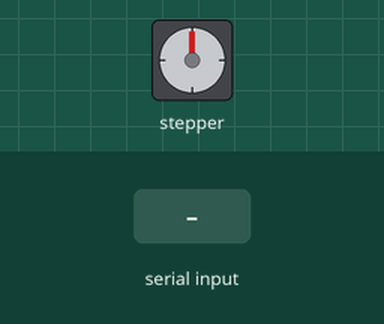
This sketch was run on a simulated Arduino Uno, built with avr-gcc and run on an emulated ATmega328P. Parts: stepper motor. The test bench sets the inputs (shaded band). Stepper angles assume 2048 steps per turn; what the sketch prints to the serial monitor is not drawn.

Above: at 1.3 s.
1.4 s: "G;45\n" received over Serial
2.9 s: ")\n" received over Serial
4.4 s: "90;45;200\n" received over Serial
Timing chart, 0 to 7.4 s (numbered marks = the images above; inputs shaded):
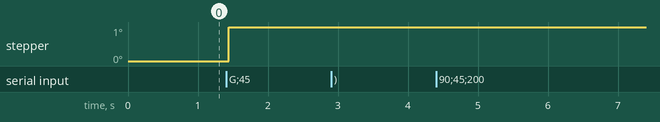

Measured:
- after the input at 2.9 s, every drawn part: stays the same
- after the input at 4.4 s, every drawn part: stays the same

The sketch:

finalcode22222.ino
```cpp
#include <Stepper.h>

#define LINE_BUFFER_LENGTH 512
/// final
// Initialize steppers for X-, Y-, and Z-axis using ULN2003 driver
const int stepsPerRevolution = 2048; // 28BYJ-48 stepper: 2048 steps/rev in full-step mode

// Define pins for ULN2003 drivers (4 pins per motor)
const int motorPinX1 = 2;  // IN1 on ULN2003 for X
const int motorPinX2 = 3;  // IN2
const int motorPinX3 = 4; // IN3
const int motorPinX4 = 5; // IN4
const int motorPinY1 = 6;  // IN1 on ULN2003 for Y
const int motorPinY2 = 7;  // IN2
const int motorPinY3 = 8;  // IN3
const int motorPinY4 = 9;  // IN4
const int motorPinZ1 = 10;  // IN1 on ULN2003 for Z
const int motorPinZ2 = 11;  // IN2
const int motorPinZ3 = 12; // IN3
const int motorPinZ4 = 13; // IN4

// Initialize Stepper objects
Stepper myStepperX(stepsPerRevolution, motorPinX1, motorPinX3, motorPinX2, motorPinX4); // Note: pin order for proper sequence
Stepper myStepperY(stepsPerRevolution, motorPinY1, motorPinY3, motorPinY2, motorPinY4);
Stepper myStepperZ(stepsPerRevolution, motorPinZ1, motorPinZ3, motorPinZ2, motorPinZ4);

/* Structures, global variables */
struct point {
  float x;
  float y;
  float z;
};

struct point actuatorPos;

// Drawing settings
float StepInc = 1;
int StepDelay = 5; // Delay for ULN2003 stability (ms)
int LineDelay = 10; // Delay after each line move

// Motor steps to go 1 millimeter (calibrate based on mechanics)
float StepsPerMillimeterX = 100.0; // Example: adjust for belt/lead screw
float StepsPerMillimeterY = 100.0;
float StepsPerMillimeterZ = 100.0; // Example: 2048 steps/2mm pitch = 1024 steps/mm

// Drawing robot limits, in mm
float Xmin = 0;
float Xmax = 280;
float Ymin = 0;
float Ymax = 280;
float Zmin = -10; // E.g., pen down
float Zmax = 50; // E.g., pen up

float Xpos = Xmin;
float Ypos = Ymin;
float Zpos = Zmin;

// Set to true to get debug output
boolean verbose = true;

void setup() {
  Serial.begin(9600);

  // Set speed for ULN2003-driven 28BYJ-48 steppers (max ~15 RPM for stability)
  myStepperX.setSpeed(15); // RPM, adjust if needed
  myStepperY.setSpeed(15);
  myStepperZ.setSpeed(15);

  Serial.println("Mini CNC Plotter - ULN2003 with Stepper Library (28BYJ-48)");
  Serial.print("X range is from ");
  Serial.print(Xmin);
  Serial.print(" to ");
  Serial.print(Xmax);
  Serial.println(" mm.");
  Serial.print("Y range is from ");
  Serial.print(Ymin);
  Serial.print(" to ");
  Serial.print(Ymax);
  Serial.println(" mm.");
  Serial.print("Z range is from ");
  Serial.print(Zmin);
  Serial.print(" to ");
  Serial.print(Zmax);
  Serial.println(" mm.");
  Serial.println("Steps per revolution: 2048 (full-step mode)");
}

void loop() {
  delay(100);
  char line[LINE_BUFFER_LENGTH];
  char c;
  int lineIndex = 0;
  bool lineIsComment = false, lineSemiColon = false;

  while (1) {
    while (Serial.available() > 0) {
      c = Serial.read();
      if ((c == '\n') || (c == '\r')) {
        if (lineIndex > 0) {
          line[lineIndex] = '\0';
          if (verbose) {
            Serial.print("Received: ");
            Serial.println(line);
          }
          processIncomingLine(line, lineIndex);
          lineIndex = 0;
        }
        lineIsComment = false;
        lineSemiColon = false;
        Serial.println("ok");
      } else {
        if (lineIsComment || lineSemiColon) {
          if (c == ')') lineIsComment = false;
        } else {
          if (c == '(') lineIsComment = true;
          else if (c == ';') lineSemiColon = true;
          else if (lineIndex < LINE_BUFFER_LENGTH - 1) {
            line[lineIndex++] = c;
          }
        }
      }
    }
  }
}

/*********************************
 * Function to process G-code commands
 *********************************/
void processIncomingLine(char* line, int charNB) {
  int currentIndex = 0;
  char buffer[64];
  struct point newPos;

  newPos.x = actuatorPos.x;
  newPos.y = actuatorPos.y;
  newPos.z = actuatorPos.z;

  while (currentIndex < charNB) {
    switch (line[currentIndex++]) {
    case 'G':
      buffer[0] = line[currentIndex++];
      buffer[1] = '\0';
      switch (atoi(buffer)) {
      case 0: // Rapid positioning
      case 1: { // Linear interpolation
        char* indexX = strchr(line + currentIndex, 'X');
        char* indexY = strchr(line + currentIndex, 'Y');
        char* indexZ = strchr(line + currentIndex, 'Z');

        if (indexX) newPos.x = atof(indexX + 1);
        if (indexY) newPos.y = atof(indexY + 1);
        if (indexZ) newPos.z = atof(indexZ + 1);

        drawLine(newPos.x, newPos.y, newPos.z);
        actuatorPos.x = newPos.x;
        actuatorPos.y = newPos.y;
        actuatorPos.z = newPos.z;
        break;
      }
      }
      break;
    }
  }
}

/*********************************
 * Draw a line from (x0;y0;z0) to (x1;y1;z1)
 *********************************/
void drawLine(float x1, float y1, float z1) {
  // Constrain coordinates to machine limits
  if (x1 > Xmax) x1 = Xmax;
  if (x1 < Xmin) x1 = Xmin;
  if (y1 > Ymax) y1 = Ymax;
  if (y1 < Ymin) y1 = Ymin;
  if (z1 > Zmax) z1 = Zmax;
  if (z1 < Zmin) z1 = Zmin;

  // Convert to steps
  x1 = (int)(x1 * StepsPerMillimeterX);
  y1 = (int)(y1 * StepsPerMillimeterY);
  z1 = (int)(z1 * StepsPerMillimeterZ);

  float x0 = Xpos;
  float y0 = Ypos;
  float z0 = Zpos;

  // Calculate differences and step directions
  long dx = abs(x1 - x0);
  long dy = abs(y1 - y0);
  long dz = abs(z1 - z0);
  int sx = x0 < x1 ? StepInc : -StepInc;
  int sy = y0 < y1 ? StepInc : -StepInc;
  int sz = z0 < z1 ? StepInc : -StepInc;

  long i;
  long over = 0;

  // Find the dominant axis (largest movement)
  long maxSteps = max(max(dx, dy), dz);

  if (maxSteps == dx) { // X-axis dominant
    for (i = 0; i < dx; ++i) {
      myStepperX.step(sx);
      over += dy;
      if (over >= dx) {
        over -= dx;
        myStepperY.step(sy);
      }
      over += dz;
      if (over >= dx) {
        over -= dx;
        myStepperZ.step(sz);
      }
      delay(StepDelay);
    }
  } else if (maxSteps == dy) { // Y-axis dominant
    for (i = 0; i < dy; ++i) {
      myStepperY.step(sy);
      over += dx;
      if (over >= dy) {
        over -= dy;
        myStepperX.step(sx);
      }
      over += dz;
      if (over >= dy) {
        over -= dy;
        myStepperZ.step(sz);
      }
      delay(StepDelay);
    }
  } else { // Z-axis dominant
    for (i = 0; i < dz; ++i) {
      myStepperZ.step(sz);
      over += dx;
      if (over >= dz) {
        over -= dz;
        myStepperX.step(sx);
      }
      over += dy;
      if (over >= dz) {
        over -= dz;
        myStepperY.step(sy);
      }
      delay(StepDelay);
    }
  }

  delay(LineDelay);
  Xpos = x1;
  Ypos = y1;
  Zpos = z1;
}
```
